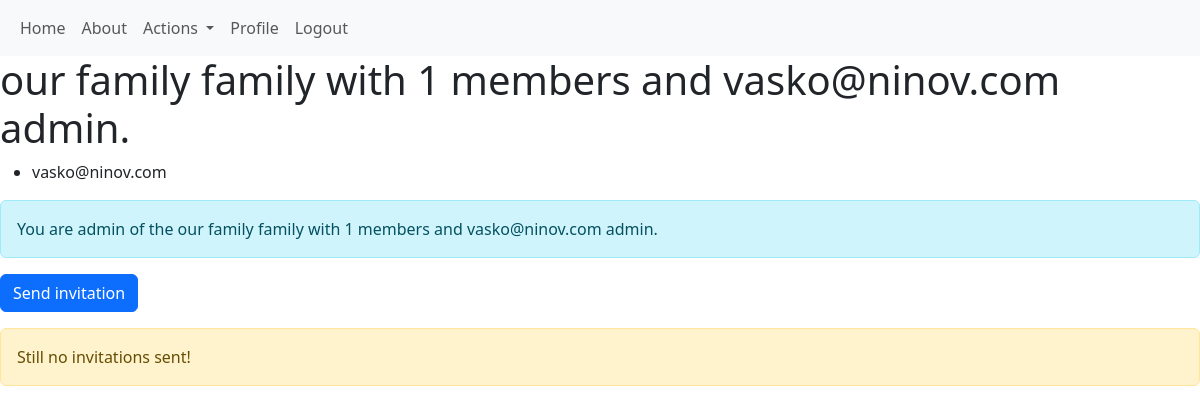
The app's page /accounts/family-details/1/ (signed in) with its own data.
### familyBudgetApp/accounts/models.py (models this page shows)
class Family(models.Model):
    FAMILY_NAME_MAX_LENGTH = 20
    FAMILY_DESCRIPTION_MAX_LENGTH = 150
    name = models.CharField(
        max_length=FAMILY_NAME_MAX_LENGTH,
        null=True,
        blank=True,
    )
    description = models.TextField(
        max_length=FAMILY_DESCRIPTION_MAX_LENGTH,
        null=True,
        blank=True,
    )
    admin = models.ForeignKey(
        AppUser,
        on_delete=models.DO_NOTHING,
        blank=True,
        null=True,
        related_name="family_admin",
    )
    class Meta:
        verbose_name_plural = "Families"
    def __str__(self):
        return f'{self.name} family with {self.family_members.count()} members and {self.admin} admin.'

class AppUser(auth_models.AbstractBaseUser, auth_models.PermissionsMixin):
    email = models.EmailField(
        unique=True,
        error_messages={
            "unique": _("A user with that email already exists."),
        }
    )
    is_active = models.BooleanField(
        _("active"),
        default=True,
        help_text=_(
            "Designates whether this user should be treated as active. "
            "Unselect this instead of deleting accounts."
        ),
    )
    date_joined = models.DateTimeField(_("date joined"), default=timezone.now)
    is_staff = models.BooleanField(
        _("staff status"),
        default=False,
        help_text=_("Designates whether the user can log into this admin site."),
    )
    USERNAME_FIELD = "email"
    objects = AppUserManager()
    def __str__(self):
        return self.email

### familyBudgetApp/accounts/views.py (the view)
# urls.py: path('family-details/<int:pk>/', views.FamilyDetailsView.as_view(), name='family-details'),
class FamilyDetailsView(LoginRequiredMixin, views.DetailView):
    model = Family
    template_name = 'accounts/family-details.html'
    def get_context_data(self, **kwargs):
        context = super().get_context_data(**kwargs)
        family = self.get_object()
        family_members = UserModel.objects.filter(profile__family=family)
        sent_invitations = FamilyInvitation.objects.filter(invited_by=self.request.user)
        context['family_members'] = family_members
        context['sent_invitations'] = sent_invitations
        return context

### familyBudgetApp/accounts/templatetags/account_tags.py (called while the page is built)
@register.filter(name='has_group')
def has_group(user, group_name):
    if not user or not hasattr(user, 'groups'):
        return False
    try:
        return user.groups.filter(name=group_name).exists()
    except Group.DoesNotExist:
        return False

### templates/accounts/family-details.html (shortened to what this page needs)
{% extends 'base.html' %}
{% load account_tags %}
{% block main_content %}
	<h1>{{ object }}</h1>
	<ul>
		{% for member in family_members %}
			<li>{{ member }}
			            </li>
		{% endfor %}
	</ul>
	{% if user|has_group:"FamilyAdmin" %}
		<div class="alert alert-info" role="alert">
			You are admin of the {{ object }}
		</div>
		<a href="{% url 'send-family-invitation' %}" class="btn btn-primary mb-3">Send invitation</a>
		{% for invitation in sent_invitations %}
			<div class="card mb-3">
				<div class="card-body">
					<p class="card-text">{{ invitation.family }} invitation for {{ invitation.invitee_username }} with
						status {{ invitation.status }}</p>
					<a href="{% url 'delete-invitation' pk=invitation.pk %}" class="btn btn-danger">Delete</a>
				</div>
			</div>
		{% empty %}
			<div class="alert alert-warning" role="alert">
				Still no invitations sent!
			</div>
		{% endfor %}
	{% else %}
		<div class="alert alert-info" role="alert">
			You are a regular member of the {{ object }}
		<a href="{% url 'leave-family' pk=object.pk %}" class="btn btn-danger">Leave family</a>
		</div>
	{% endif %}
{% endblock %}

### records on screen
Family: name+id+admin "our family family with 1 members and vasko@ninov.com admin."
AppUser: email "vasko@ninov.com"
